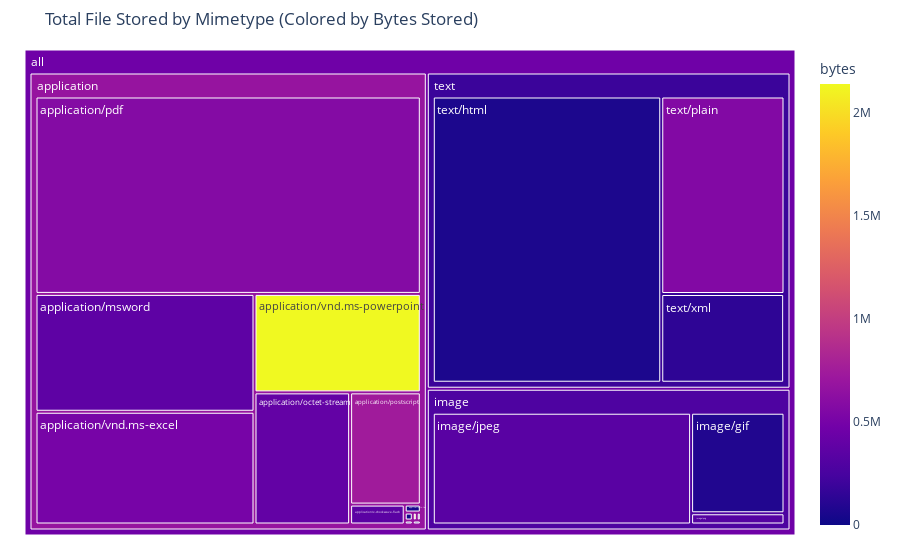

The code cell stored with this chart in its notebook:
### Markdown cell above
## Visualize Files by their Media Type
Our next step is to visualize the file format information in aggregate, so that we can make preservation decisions. Here we look at a summary of the media types using a standard called the IANA MIME type. IANA MIME types have a type and a subtype, separated by a slash (/) character.

    type/subtype
    
For example, these are some common MIME types:

    image/jpeg
    text/plain
    application/pdf
    
Sometimes MIME types are longer and more complex. Here you can see the difference between older MS Word documents and the more recent .docx documents:

    application/msword
    application/vnd.openxmlformats-officedocument.wordprocessingml.document

In the visualization below the area of each block reflects the number of files of each type and subtype. The color of each block represents the number of bytes stored in each type and subtype. This kind of visualization is called a Treemap and they were first developed in the early 90's by Ben Shneiderman in the Human-Computer Interaction Lab at the University of Maryland's iSchool.

These treemaps are interactive; with some detailed values presented when you hover your pointer on a block and a zoom-in feature when you click on a block.

### Code cell
import plotly.express as px

fig = px.treemap(df,
                 title="Total File Stored by Mimetype (Colored by Bytes Stored)",
                 path=[px.Constant("all"), 'category', 'mimetype'], 
                 color='bytes',
                 height=500
                )
fig.update_traces(root_color="lightgrey")
fig.update_layout(margin = dict(t=50, l=25, r=25, b=25))
fig.show()

### Figure 1 — Plotly figure (JSON) as saved in the notebook; plotly's stock layout.template omitted (floating-point values rounded to 4 significant figures)
{"data": [{"branchvalues": "total", "customdata": [[367000.0], [392000.0], [578800.0], [742200.0], [505800.0], [2141000.0], [53], [1898242], [8493], [17960.0], [351000.0], [36290.0], [77430], [83600.0], [343100.0], [320400.0], [60570.0], [567200.0], [107941], [135800.0], [681200.0], [280500.0], [191200.0], [460200.0]], "domain": {"x": [0, 1], "y": [0, 1]}, "hovertemplate": "labels=%{label}<br>count=%{value}<br>parent=%{parent}<br>id=%{id}<br>bytes=%{color}<extra></extra>", "ids": ["all/application/application/msword", "all/application/application/octet-stream", "all/application/application/pdf", "all/application/application/postscript", "all/application/application/vnd.ms-excel", "all/application/application/vnd.ms-powerpoint", "all/application/application/vnd.ms-publisher", "all/application/application/vnd.openxmlformats-officedocument.presentationml.presentation", "all/application/application/vnd.openxmlformats-officedocument.spreadsheetml.sheet", "all/application/application/vnd.openxmlformats-officedocument.wordprocessingml.document", "all/application/application/x-shockwave-flash", "all/application/application/x-tex", "all/application/application/x-zip-compressed", "all/image/image/gif", "all/image/image/jpeg", "all/image/image/png", "all/text/text/html", "all/text/text/plain", "all/text/text/x-sgml", "all/text/text/xml", "all/application", "all/image", "all/text", "all"], "labels": ["application/msword", "application/octet-stream", "application/pdf", "application/postscript", "application/vnd.ms-excel", "application/vnd.ms-powerpoint", "application/vnd.ms-publisher", "application/vnd.openxmlformats-officedocument.presentationml.presentation", "application/vnd.openxmlformats-officedocument.spreadsheetml.sheet", "application/vnd.openxmlformats-officedocument.wordprocessingml.document", "application/x-shockwave-flash", "application/x-tex", "application/x-zip-compressed", "image/gif", "image/jpeg", "image/png", "text/html", "text/plain", "text/x-sgml", "text/xml", "application", "image", "text", "all"], "marker": {"coloraxis": "coloraxis", "colors": [367000.0, 392000.0, 578800.0, 742200.0, 505800.0, 2141000.0, 53, 1898242, 8493, 17960.0, 351000.0, 36290.0, 77430, 83600.0, 343100.0, 320400.0, 60570.0, 567200.0, 107941, 135800.0, 681200.0, 280500.0, 191200.0, 460200.0]}, "name": "", "parents": ["all/application", "all/application", "all/application", "all/application", "all/application", "all/application", "all/application", "all/application", "all/application", "all/application", "all/application", "all/application", "all/application", "all/image", "all/image", "all/image", "all/text", "all/text", "all/text", "all/text", "all", "all", "all", ""], "root": {"color": "lightgrey"}, "type": "treemap", "values": [807, 395, 2378, 248, 772, 512, 1, 1, 1, 2, 34, 4, 1, 349, 1073, 39, 2117, 788, 1, 353, 5156, 1461, 3259, 9876]}], "layout": {"autosize": true, "coloraxis": {"colorbar": {"title": {"text": "bytes"}}, "colorscale": [[0, "#0d0887"], [0.1111, "#46039f"], [0.2222, "#7201a8"], [0.3333, "#9c179e"], [0.4444, "#bd3786"], [0.5556, "#d8576b"], [0.6667, "#ed7953"], [0.7778, "#fb9f3a"], [0.8889, "#fdca26"], [1, "#f0f921"]]}, "legend": {"tracegroupgap": 0}, "margin": {"b": 25, "l": 25, "r": 25, "t": 50}, "title": {"text": "Total File Stored by Mimetype (Colored by Bytes Stored)"}}}
